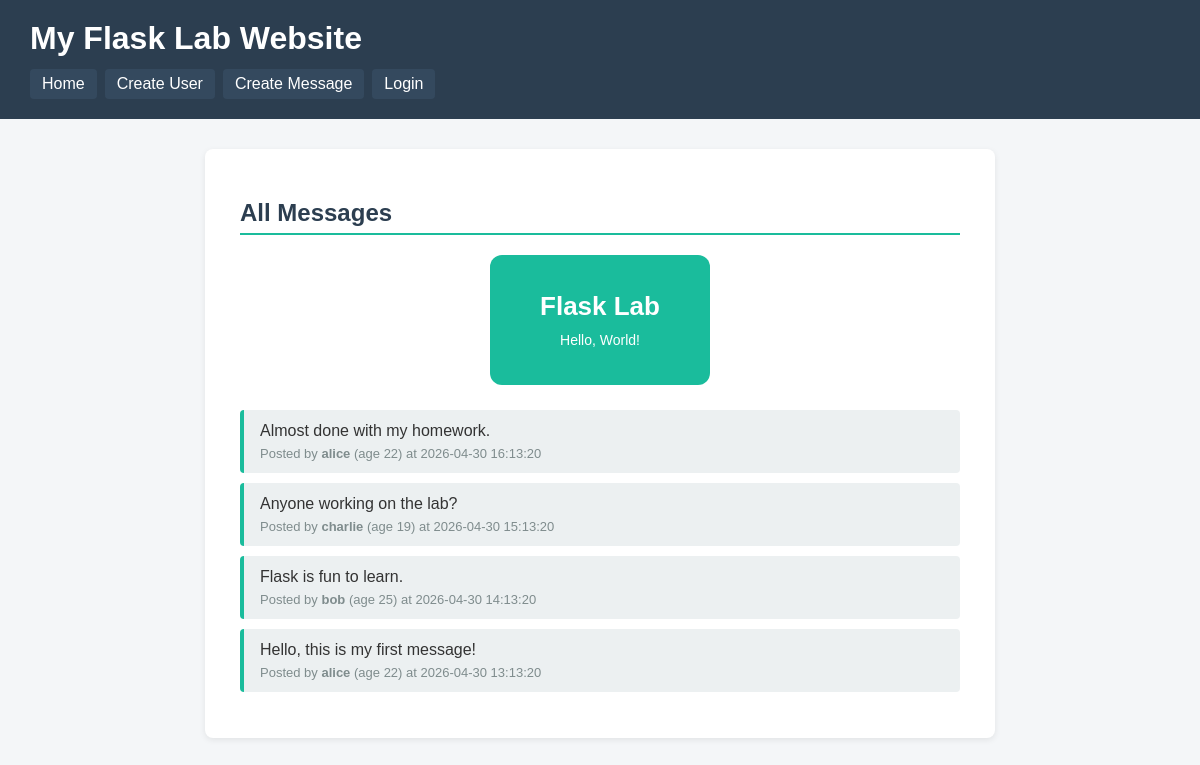
The page / on the database its author committed.
### tables this page shows
CREATE TABLE messages (
            id INTEGER PRIMARY KEY AUTOINCREMENT,
            text TEXT NOT NULL,
            timestamp TEXT NOT NULL,
            user_id INTEGER NOT NULL,
            FOREIGN KEY (user_id) REFERENCES users(id)
        );

CREATE TABLE users (
            id INTEGER PRIMARY KEY AUTOINCREMENT,
            username TEXT UNIQUE NOT NULL,
            age INTEGER NOT NULL
        );

### app.py (the view)
@app.route("/")
def index():
    conn = get_db_connection()
    cursor = conn.cursor()
    cursor.execute("""
        SELECT messages.text, messages.timestamp, users.username, users.age
        FROM messages
        JOIN users ON messages.user_id = users.id
        ORDER BY messages.timestamp DESC
    """)
    rows = cursor.fetchall()
    conn.close()
    messages = []
    for row in rows:
        messages.append({
            "text": row["text"],
            "timestamp": row["timestamp"],
            "username": row["username"],
            "age": row["age"],
        })
    return render_template("index.html", messages=messages)

### app.py (called while the page is built)
def get_db_connection():
    conn = sqlite3.connect(DB_NAME)
    conn.row_factory = sqlite3.Row
    return conn

### templates/index.html (shortened to what this page needs)
{% extends "base.html" %}
{% block content %}
    <h2>All Messages</h2>
    <img src="{{ url_for('static', filename='logo.svg') }}"
         alt="Site logo"
         class="site-image">
    {% if messages %}
        <ul class="message-list">
            {% for message in messages %}
                <li class="message-item">
                    <p class="message-text">{{ message.text }}</p>
                    <p class="message-meta">
                        Posted by <strong>{{ message.username }}</strong>
                        (age {{ message.age }})
                        at {{ message.timestamp }}
                    </p>
                </li>
            {% endfor %}
        </ul>
    {% else %}
        <p>No messages yet.
            <a href="{{ url_for('create_message') }}">Create one!</a>
        </p>
    {% endif %}
{% endblock %}

### templates/base.html (shortened to what this page needs)
<!DOCTYPE html>
<html lang="en">
<head>
    <link rel="stylesheet" href="{{ url_for('static', filename='style.css') }}">
</head>
<body>
    <header>
        <h1>My Flask Lab Website</h1>
        <nav>
            <a href="{{ url_for('index') }}">Home</a>
            <a href="{{ url_for('create_user') }}">Create User</a>
            <a href="{{ url_for('create_message') }}">Create Message</a>
            {% if session.get('username') %}
                <span class="user-info">Hi, {{ session['username'] }}</span>
                <a href="{{ url_for('logout') }}">Logout</a>
            {% else %}
                <a href="{{ url_for('login') }}">Login</a>
            {% endif %}
        </nav>
    </header>
    <main>
        {% block content %}{% endblock %}
    </main>
</body>
</html>

### static/style.css (style rules this page uses)
body { font-family: Arial, sans-serif; margin: 0; padding: 0; background-color: #f4f6f8; color: #333; }
header { background-color: #2c3e50; color: #fff; padding: 20px 30px; }
header h1 { margin: 0 0 12px 0; }
nav { display: flex; flex-wrap: wrap; align-items: center; gap: 8px; }
nav a { color: #fff; text-decoration: none; padding: 6px 12px; border-radius: 4px; background-color: #34495e; }
main { max-width: 720px; margin: 30px auto; padding: 30px 35px; background-color: #fff; border-radius: 8px; box-shadow: 0 2px 6px rgba(0, 0, 0, 0.08); }
h2 { color: #2c3e50; border-bottom: 2px solid #1abc9c; padding-bottom: 6px; }
.site-image { display: block; max-width: 220px; margin: 15px auto 25px auto; }
.message-list { list-style: none; padding: 0; }
.message-item { background-color: #ecf0f1; padding: 12px 16px; margin-bottom: 10px; border-left: 4px solid #1abc9c; border-radius: 4px; }
.message-text { margin: 0 0 6px 0; font-size: 16px; }
.message-meta { margin: 0; font-size: 13px; color: #7f8c8d; }

### rows shown on the page
messages: text "Almost done with my homework.", username "alice", age "22", timestamp "2026-04-30 16:13:20"
messages: text "Anyone working on the lab?", username "charlie", age "19", timestamp "2026-04-30 15:13:20"
messages: text "Flask is fun to learn.", username "bob", age "25", timestamp "2026-04-30 14:13:20"
messages: text "Hello, this is my first message!", username "alice", age "22", timestamp "2026-04-30 13:13:20"
